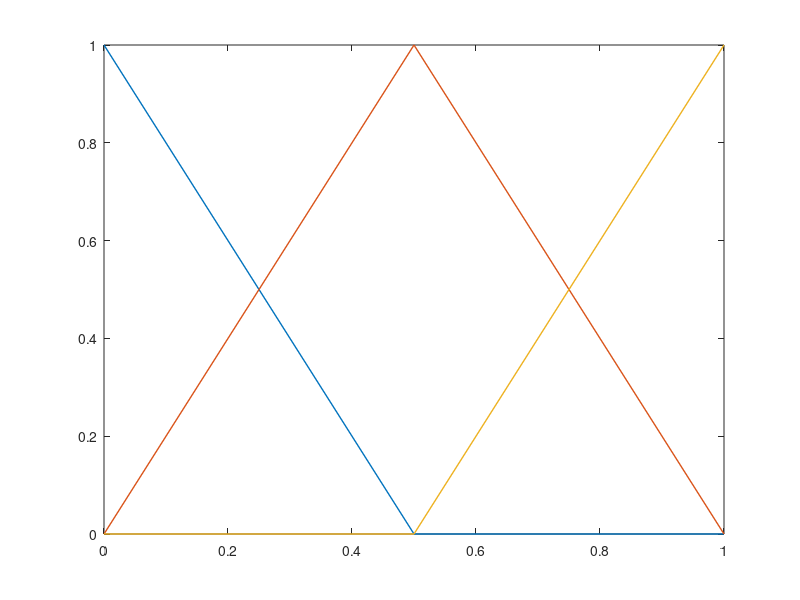

The MATLAB script that drew this image:
clc;
clear;
close all;
% 기저 함수 개수
n = 3;

% x 값 범위 설정

x = linspace(0, 1, n);
h = x(2) - x(1);
% 기저 함수 생성
basis_functions = zeros(length(x), n);
for i = 1:n
    % 각 구간에서의 hat 함수를 사용하여 기저 함수 생성
    a = max(0, 1 - 2 * abs(x - x(i)) / h);
    plot(x,a,  'LineWidth', 1);hold on;
end

% 기저 함수 플롯
% 
% plot(x,a,  'LineWidth', 1);hold on;
% xlabel('x');
% ylabel('phi_i(x)');
% title('Basis functions using hat functions');
% legend('i=1', 'i=2', 'i=3', 'Location', 'best');
% grid on;
% hold off;
